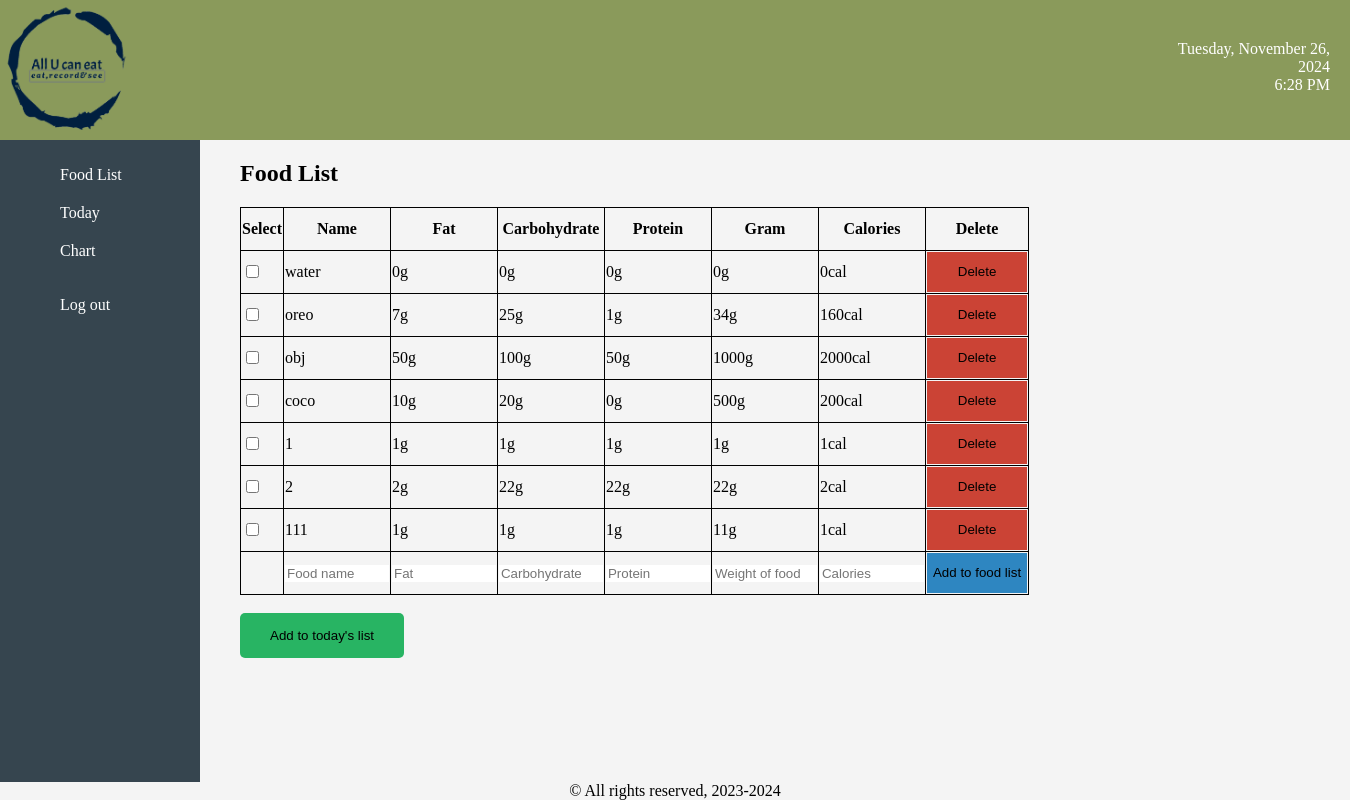
Page /?page=page1 on the committed database.
### tables this page shows
CREATE TABLE IF NOT EXISTS `food_list` (
  `id` int(11) NOT NULL PRIMARY KEY,
  `name` varchar(255) NOT NULL,
  `fat` decimal(11,0) NOT NULL,
  `carbohydrate` decimal(11,0) NOT NULL,
  `protein` decimal(11,0) NOT NULL,
  `gram` decimal(11,0) NOT NULL,
  `calories` decimal(11,0) NOT NULL
);

### content/page1.php (the view, shortened to what this page needs)
<?php
$mysqli = require __DIR__ . "/db.php";
$sql = "SELECT * FROM food_list";
$result = $mysqli->query($sql);
?>
<!DOCTYPE html>
<html lang="en">
<head>
</head>
<body>
    <div>
        <h2>Food List</h2>
    </div>
    <div class="food_list">
        <form id="food_form" method="POST" action="content/add_today.php">
        <table class="table">
            <thead>
                <tr>
                    <th>Select</th>
                    <th>Name</th>
                    <th>Fat</th>
                    <th>Carbohydrate</th>
                    <th>Protein</th>
                    <th>Gram</th>
                    <th>Calories</th>
                    <th>Delete</th>
                </tr>
            </thead>
            <tbody>
                <?php while ($row = $result->fetch_assoc()): ?>
                <tr class="table_body">
                    <td><input type="checkbox"  class="food_ckb" name="checkbox[]"
                    value="<?php echo $row['id']; ?>"
                    /> </td>
                    <td><?php echo ($row['name']); ?></td>
                    <td><?php echo ($row['fat']); ?>g</td>
                    <td><?php echo ($row['carbohydrate']); ?>g</td>
                    <td><?php echo ($row['protein']); ?>g</td>
                    <td><?php echo ($row['gram']); ?>g</td>
                    <td><?php echo ($row['calories']); ?>cal</td>
                    <td>
                    <form action="content/delete.php" method="GET" class="delete">
                        <button type="submit" class="delete">Delete</button>
                    </form>
                    </td>
                </tr>
                <?php endwhile; ?>
                <tr>
                    <form id="add" method="POST" action="">
                        <td></td>
                        <td><input class="input" type="text" placeholder="Food name" name="name" required></td>
                        <td><input class="input" type="number" placeholder="Fat" name="fat" required></td>
                        <td><input class="input" type="number" placeholder="Carbohydrate" name="carbohydrate" required></td>
                        <td><input class="input" type="number" placeholder="Protein" name="protein" required></td>
                        <td><input class="input" type="number" placeholder="Weight of food" name="gram" required></td>
                        <td><input class="input" type="number" placeholder="Calories" name="calories" required></td>
                        <td><input type="submit" class="add_food" value="Add to food list"></td>
                    </form>
                </tr>
            </tbody>
        </table>
        <br/>
        </form>
        <button  type="submit" form="food_form" class="add_today"
        >Add to today's list</button>
    </div>
</body>
</html>

### Index.php (shortened to what this page needs)
<!DOCTYPE html>
<html lang="en">
<head>
    <link rel="stylesheet" href="index.css">
</head>
<body>
    <div class="header">
		<img src="logo.png" id= "logo" style="width:140px;height:140px" ; >
        <div class="time">
            <?php
                echo date('l, F j, Y')."<br>";
                echo date('g:i A');
            ?>
        </div>
    </div>
    <div class="container">
        <div class="sidebar">
            <ul>
                <li><a href="?page=page1">Food List</a></li>
                <li><a href="?page=page2">Today</a></li>
                <li><a href="?page=page3">Chart</a></li>
            </ul>
            <ul>
                <li><a href="log_in.php" class="back-link">Log out</a></li>
            </ul>
        </div>
        <div class="main-content">
            <?php
                if (isset($_GET['page'])) {
                    $page = $_GET['page'];
                    $allowed_pages = ['page1', 'page2', 'page3','edit_page'];
                    if (in_array($page, $allowed_pages)) {
                        include("content/$page.php");
                    } else {
                        echo "<p>Page not found.</p>";
                    }
                }
            ?>
        </div>
    </div>
    <div class="footer">
        © All rights reserved, 2023-<?php echo date("Y");?>
    </div>
</body>
</html>

### index.css (style rules this page uses)
body { margin: auto; display: flex; flex-direction: column; height: 100vh; width: 100%; }
.header { background-color: #8A9A5B; overflow: hidden; top: 0; width: 100%; padding: 70px; text-align: right; position: static; }
#logo { top: 0; margin: 0; position: absolute; left: 0%; display: inline-block; }
.time { top:20px; margin: 0; position: absolute; left: 85%; padding: 20px; display: inline-block; color: white; }
.container { display: flex; flex: 1; width: 100%; }
.sidebar { width: auto; min-width: 200px; background-color: #36454F ; color: white; position: relative; }
.sidebar ul { list-style-type: none; padding: 0; }
.sidebar ul li { padding: 10px 60px; }
.sidebar ul li a { color: white; text-decoration: none; }
.main-content { width: auto; flex: 1; padding-left: 40px; background-color: #f4f4f4; }
.footer { bottom: 0; width: 100%; text-align: center; position: relative; background-color: #f4f4f4; }
table, th, td { border: 1px solid black; border-collapse: collapse; height: 40px; width: 500px; }
.delete { border:none; height: 100%; width: 100%; background-color: #CB4335; }
.add_food { border:none; height: 100%; width: 100%; background-color: #2E86C1; }
.add_today { border:none; padding: 15px 30px; background-color: #28B463; border-radius: 5px; }
.input { border: 0; width: 100px; }

### rows in the picture
food_list: name "water", fat "0", carbohydrate "0", protein "0", gram "0", calories "0"
food_list: name "oreo", fat "7", carbohydrate "25", protein "1", gram "34", calories "160"
food_list: name "obj", fat "50", carbohydrate "100", protein "50", gram "1000", calories "2000"
food_list: name "coco", fat "10", carbohydrate "20", protein "0", gram "500", calories "200"
food_list: name "1", fat "1", carbohydrate "1", protein "1", gram "1", calories "1"
food_list: name "2", fat "2", carbohydrate "22", protein "22", gram "22", calories "2"
food_list: name "111", fat "1", carbohydrate "1", protein "1", gram "11", calories "1"
